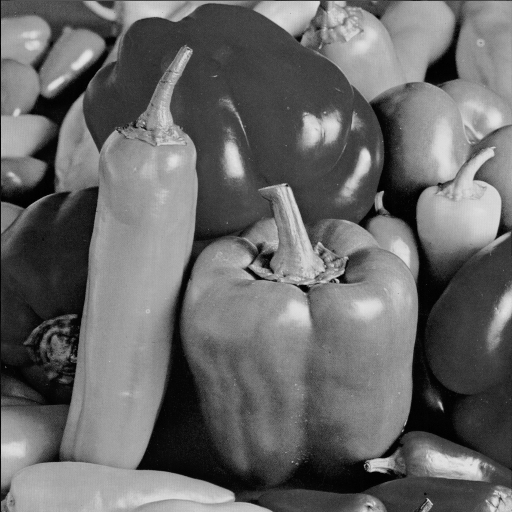
%> input picture TP3/Peppers.bmp, 512 x 512 px
$ octave Ex3.m   (GNU Octave 9; MATLAB toolbox functions it lacks are replaced by stand-ins)
%> lines starting %> are read from the running program, lines starting %| are printed output that depends on the picture; in (x1, y1, x2, y2) boxes, pixels count from 0 and x2, y2 are one past the last pixel; in counts of white or black regions, pixels touching at a corner belong together; the program's own positions count from 1
%%% EX 3

close all;
clc;

% 3.1
[img, color_map, transparency] = imread('Peppers.bmp');
%> img is the input picture: size 512x512 uint8; min 0, max 229, mean 104.2
%> color_map = 256 rows, first 12: [0 0 0; 0.00392 0.00392 0.00392; 0.00784 0.00784 0.00784; 0.0118 0.0118 0.0118; 0.0157 0.0157 0.0157; 0.0196 0.0196 0.0196; 0.0235 0.0235 0.0235; 0.0275 0.0275 0.0275; 0.0314 0.0314 0.0314; 0.0353 0.0353 0.0353; 0.0392 0.0392 0.0392; 0.0431 0.0431 0.0431]; transparency = []
figure(1);
imshow(img, color_map);
title('Representacao de Peppers.bmp');

[linhas, colunas] = size(img); % 512 x 512
%> linhas = 512; colunas = 512

% 3.3
F = fftshift(fft2(double(img)));

xx = -linhas/2:linhas/2-1;
%> xx = 512 values from -256 to 255
yy = -colunas/2:colunas/2-1;
%> yy = 512 values from -256 to 255

cx = find(xx==0);
%> cx = 257
cy = find(yy==0);
%> cy = 257

disp(F(cx, cy)/(linhas*colunas));
%| 104.21


figure(2);
mesh(xx, yy, 20*log10(abs(F)));
axis([xx(1) xx(end) yy(1) yy(end)]);
view([-37.5 30]);
rotate3d;
title('Magnitude da Imagem');
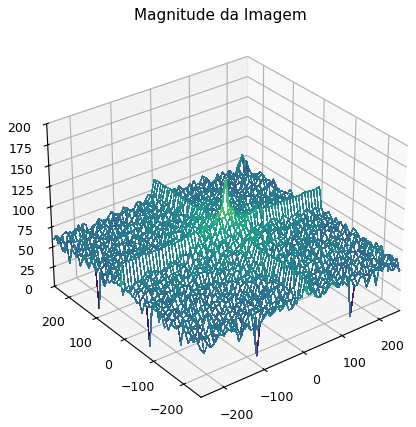
%> figure redrawn from the program's plot data

[X,Y] = meshgrid(1:linhas, 1:colunas);

option = menu('Escolher Filtro','Passa-Baixo','Passa-Alto');
%> the answer given: 1
fc = input('Frequencia de corte = ');
%> the answer given: 3
figure(3);
if option == 1
    mask = zeros(linhas);
    mask((linhas/2)-fc:(linhas/2)+fc, (colunas/2)-fc:(colunas/2)+fc) = 1;
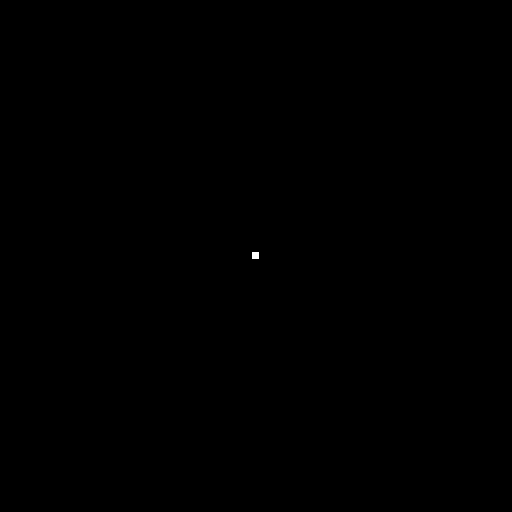
%> mask: size 512x512 double; values 0 (black) and 1 (white), 0.02% white; 1 white region, box (x1, y1, x2, y2) and area: (252, 252, 259, 259) 49
    mask = double(mask);
    mesh(mask);
    title(['Magnitude Mascara Passa-Baixo Frequencia ' num2str(fc)]);
    ft = 'Passa-Baixo';
else
    mask = ones(linhas);
    mask((linhas/2)-fc:(linhas/2)+fc, (colunas/2)-fc:(colunas/2)+fc) = 0;
    mask = double(mask);
    mesh(mask);
    title(['Magnitude Mascara Passa-Alto Frequencia ' num2str(fc)]);
    ft = 'Passa-Alto';
end
rotate3d on;
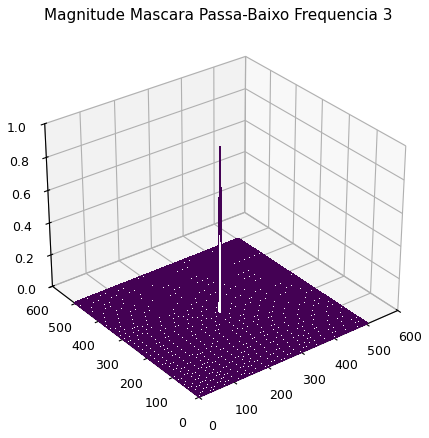
%> figure redrawn from the program's plot data

figure(4);
imshow(mask);
title(['Imagem M醩cara do filtro ' ft ' Frequencia ' num2str(fc)]);

filtro = mask.*F;
%> (the run ends here)
